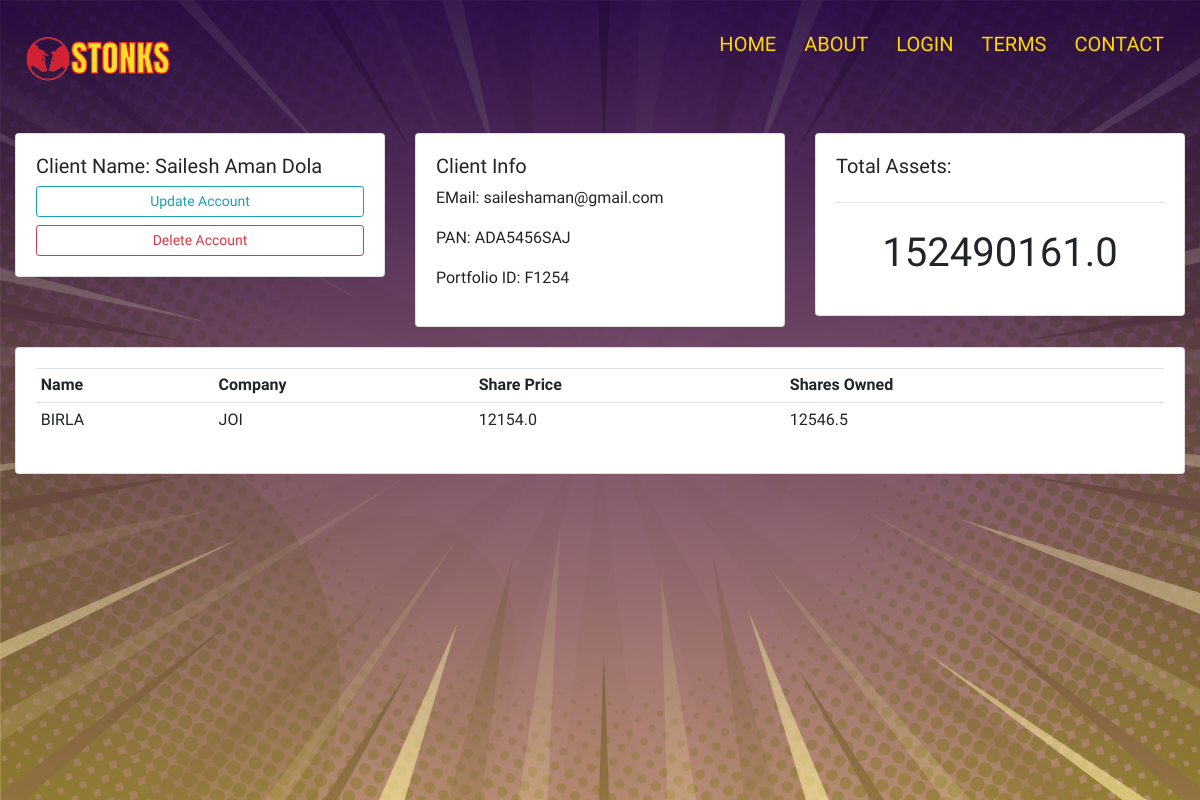
Page /client/1/ on the earlier database version.
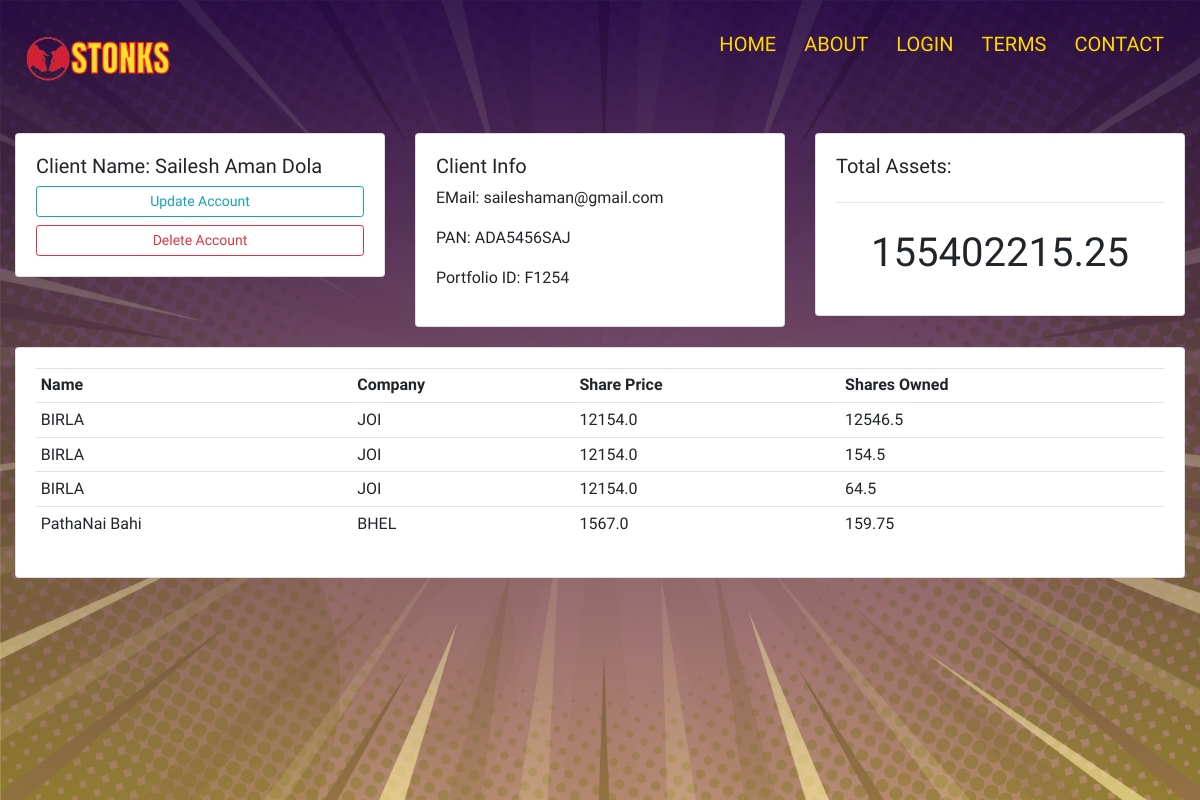
Same page on the later database version.
### accounts/models.py (models this page shows, shortened)
class Client(models.Model):
    CID = models.CharField(max_length = 12)
    Name = models.CharField(max_length = 50)
    Email = models.EmailField()
    Portfolio_ID = models.CharField(max_length = 15)
    PAN = models.CharField(max_length = 14)
    data_created = models.DateTimeField(auto_now_add = True)

class Client_Stock(models.Model):
    CID = models.ForeignKey(Client, on_delete = models.CASCADE)
    SID = models.ForeignKey(Stock, on_delete = models.CASCADE)
    Shares = models.FloatField()
    data_created = models.DateTimeField(auto_now_add=True)

class Stock(models.Model):
    SID = models.CharField(max_length=12)
    Name = models.CharField(max_length = 50)
    Price = models.FloatField()
    Company = models.CharField(max_length=50)
    data_created = models.DateTimeField(auto_now_add=True)

### accounts/views.py (the view)
# urls.py: path('client/<str:ID>/', views.client, name='client'),
def client(request, ID):
    client = Client.objects.get(id = ID)
    stocks = client.client_stock_set.all()
    assets = 0
    for S in stocks:
        assets += (S.Shares*S.SID.Price)
    context = {'client': client, 'stocks': stocks, 'assets': assets}
    return render(request, 'accounts/client.html', context)

### accounts/templates/accounts/client.html (shortened to what this page needs)
{% load static %}
<!DOCTYPE html>
<html>
<head>
	<link rel="stylesheet" href="https://stackpath.bootstrapcdn.com/bootstrap/4.3.1/css/bootstrap.min.css">
    <link rel="stylesheet" type="text/css" href="{% static '/css/client.css' %}">
</head>
<body>
    <section class="header">
	<nav>
        <a href="{% url 'home' %}"><img src="{% static '/images/03.png' %}"></a>
        <div class="nav-links">
            <ul>
                <li> <a href="{% url 'home' %}">HOME</a></li>
                <li> <a href="{% url 'about' %}">ABOUT</a></li>
                <li> <a href="{% url 'login' %}">LOGIN</a></li>
                <li> <a href="{% url 'terms' %}">TERMS</a></li>
                <li> <a href="{% url 'contact' %}">CONTACT</a></li>
            </ul>
        </div>
    </nav>
	<div class="container-fluid">
        <br>
        <div class="row">
            <div class="col-md">
                <div class="card card-body">
                    <h5>Client Name: {{client.Name}}</h5>
                    <a class="btn btn-outline-info  btn-sm btn-block" href="">Update Account</a>
                    <a class="btn btn-outline-danger  btn-sm btn-block" href="">Delete Account</a>
                </div>
            </div>
            <div class="col-md">
                <div class="card card-body">
                    <h5>Client Info</h5>
                    <p>EMail: {{client.Email}}</p>
                    <p>PAN: {{client.PAN}}</p>
                    <p>Portfolio ID: {{client.Portfolio_ID}}</p>
                </div>
            </div>
            <div class="col-md">
                <div class="card card-body">
                    <h5>Total Assets:</h5>
                    <hr>
                    <h1 style="text-align: center;padding: 10px">{{assets}}</h1>
                </div>
            </div>
        </div>
        <div class="row">
            <div class="col-md">
                <div class="card card-body">
                    <table class="table table-sm">
                        <tr>
                            <th>Name</th>
                            <th>Company</th>
                            <th>Share Price</th>
                            <th>Shares Owned</th>
                        </tr>
                        {% for S in stocks %}
				        <tr>
					    <td>{{S.SID.Name}}</td>
					    <td>{{S.SID.Company}}</td>
					    <td>{{S.SID.Price}}</td>
					    <td>{{S.Shares}}</td>
				        </tr>
				        {% endfor %}
                    </table>
                </div>
            </div>
        </div>
    </div>
    </section>
</body>
</html>

### static/css/client.css (style rules this page uses)
* { margin: 0; padding: 0; font-family: 'Maven Pro', sans-serif; }
nav { display: flex; padding: 1% 2%; justify-content: space-between; align-items: center; }
nav img { width: 150px; }
.nav-links ul li { list-style: none; display: inline-block; padding: 8px 12px; position: relative; }
.nav-links ul li a { color: gold; text-decoration: none; font-size: 20px; }
.nav-links ul li::after { content: ''; width: 0%; height: 4px; background:orangered; display: block; margin: auto; transition: 0.2s; }
.row { padding-bottom: 20px; }

Differences in the rows shown:
added Client_Stock: SID.Name "BIRLA", SID.Company "JOI", SID.Price "12154.0", Shares "154.5"
added Client_Stock: SID.Name "BIRLA", SID.Company "JOI", SID.Price "12154.0", Shares "64.5"
added Client_Stock: SID.Name "PathaNai Bahi", SID.Company "BHEL", SID.Price "1567.0", Shares "159.75"
Other differences:
{{ assets }}: "152490161.0" → "155402215.25"
